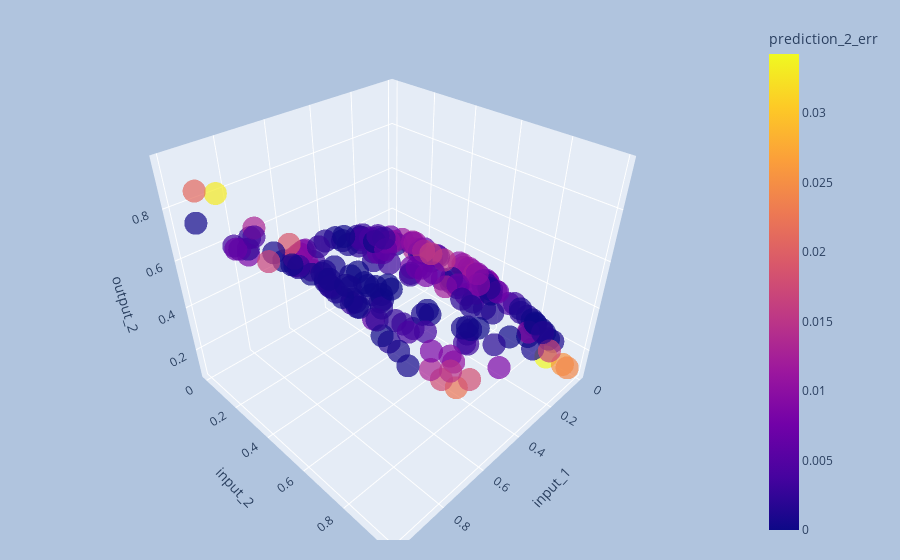

Notebook cell for this chart:
### Code cell
interactive_3d_plot(val_df_normalized, 'input_1', 'input_2', 'output_2', 'prediction_2_err')

### Figure 1 — Plotly figure (JSON) as saved in the notebook; plotly's stock layout.template omitted (floating-point values rounded to 4 significant figures; data arrays with more than 128 entries replaced by an {"elided": "..."} marker saying what was removed)
{"data": [{"hovertemplate": "input_1=%{x}<br>input_2=%{y}<br>output_2=%{z}<br>prediction_2_err=%{marker.color}<extra></extra>", "legendgroup": "", "marker": {"color": {"elided": "200 float values"}, "coloraxis": "coloraxis", "opacity": 0.7, "symbol": "circle"}, "mode": "markers", "name": "", "scene": "scene", "showlegend": false, "type": "scatter3d", "x": {"elided": "200 float values"}, "y": {"elided": "200 float values"}, "z": {"elided": "200 float values"}}], "layout": {"coloraxis": {"colorbar": {"title": {"text": "prediction_2_err"}}, "colorscale": [[0, "#0d0887"], [0.1111, "#46039f"], [0.2222, "#7201a8"], [0.3333, "#9c179e"], [0.4444, "#bd3786"], [0.5556, "#d8576b"], [0.6667, "#ed7953"], [0.7778, "#fb9f3a"], [0.8889, "#fdca26"], [1, "#f0f921"]]}, "legend": {"tracegroupgap": 0}, "margin": {"b": 20, "l": 40, "r": 40, "t": 20}, "paper_bgcolor": "LightSteelBlue", "scene": {"domain": {"x": [0, 1], "y": [0, 1]}, "xaxis": {"title": {"text": "input_1"}}, "yaxis": {"title": {"text": "input_2"}}, "zaxis": {"title": {"text": "output_2"}}}}}
